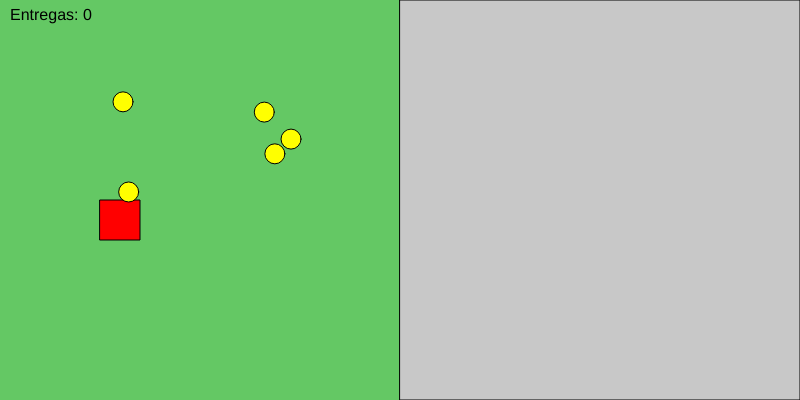
Frame 1 (no input)
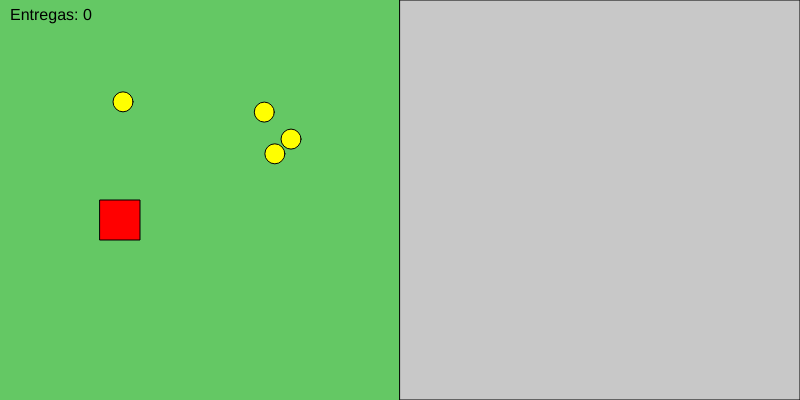
Frame 60 (no input)
Frame 120 (the mouse pressed at the canvas centre since frame 60): identical to frame 60, image omitted

The p5.js sketch that drew these frames (run headless with seeded random() and noise() and a simulated clock; from frame 60 on, the mouse is pressed at the canvas centre):

// p5.js sketch
// ── sketch.js
// 🌱🚜 A Caminhada da Colheita

let trator;
let alimentos = [];
let entregues = 0;
let mensagens = [
  "Você entregou milho que virou pão!",
  "A cenoura colhida virou sopa na cidade!",
  "A mandioca virou farinha pro mercado!"
];
let mensagemAtual = "";
let campoLimite;

function setup() {
  createCanvas(800, 400);
  campoLimite = width / 2;
  trator = new Trator();

  // Criar alimentos
  for (let i = 0; i < 5; i++) {
    alimentos.push(new Alimento());
  }
}

function draw() {
  background(100, 200, 100); // verde - campo

  // Cidade
  fill(200); // cinza claro
  rect(campoLimite, 0, width / 2, height);

  // Trator
  trator.mostrar();
  trator.mover();

  // Alimentos
  for (let alimento of alimentos) {
    alimento.mostrar();
    if (!alimento.coletado && alimento.colidiu(trator)) {
      alimento.coletado = true;
      trator.carregando++;
    }
  }

  // Entregas
  if (trator.x > campoLimite && trator.carregando > 0) {
    entregues += trator.carregando;
    mensagemAtual = random(mensagens);
    trator.carregando = 0;
  }

  // Texto
  fill(0);
  textSize(16);
  text(`Entregas: ${entregues}`, 10, 20);
  text(mensagemAtual, 10, 50);
}

class Trator {
  constructor() {
    this.x = 100;
    this.y = height / 2;
    this.tamanho = 40;
    this.velocidade = 3;
    this.carregando = 0;
  }

  mostrar() {
    fill(255, 0, 0);
    rect(this.x, this.y, this.tamanho, this.tamanho);
  }

  mover() {
    if (keyIsDown(LEFT_ARROW)) this.x -= this.velocidade;
    if (keyIsDown(RIGHT_ARROW)) this.x += this.velocidade;
    if (keyIsDown(UP_ARROW)) this.y -= this.velocidade;
    if (keyIsDown(DOWN_ARROW)) this.y += this.velocidade;
  }
}

class Alimento {
  constructor() {
    this.x = random(50, campoLimite - 50);
    this.y = random(50, height - 50);
    this.tamanho = 20;
    this.coletado = false;
  }

  mostrar() {
    if (!this.coletado) {
      fill(255, 255, 0);
      ellipse(this.x, this.y, this.tamanho);
    }
  }

  colidiu(trator) {
    let d = dist(this.x, this.y, trator.x, trator.y);
    return d < this.tamanho / 2 + trator.tamanho / 2;
  }
}
